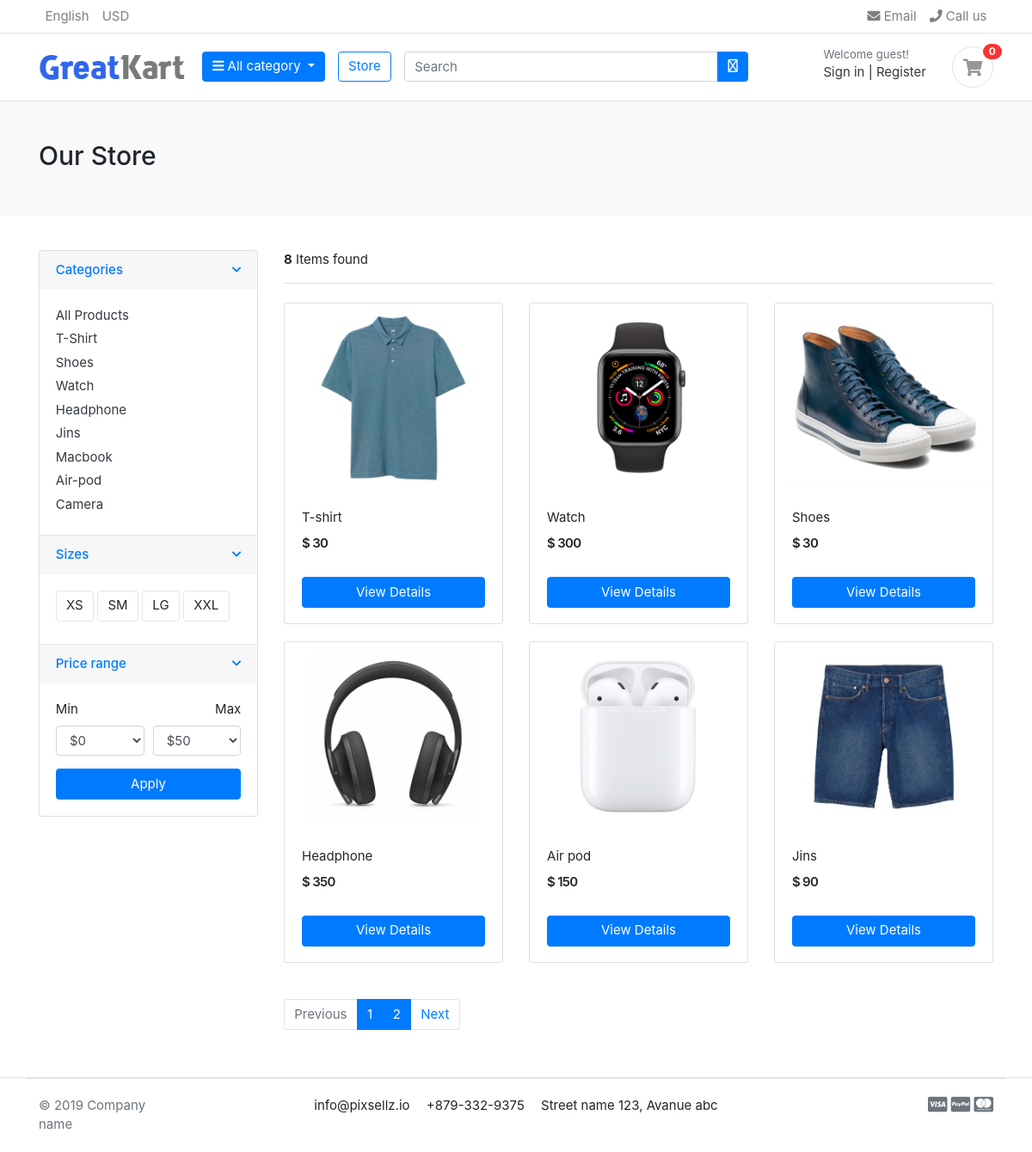
/store/, run on the app's committed database.
### category/models.py (models this page shows, shortened)
class Category(models.Model):
    category_name = models.CharField(max_length=50, unique=True)
    slug = models.SlugField(max_length=100, unique=True)
    description = models.TextField(max_length=225)
    category_image = models.ImageField(upload_to='photos/categories',blank=True)
    class Meta:
        verbose_name = 'category'
        verbose_name_plural = 'categories'
    def get_url(self):
        return reverse('products_by_category', args=[self.slug])

### store/models.py (models this page shows, shortened)
class Product(models.Model):
    product_name = models.CharField(max_length=200, unique=True)
    slug = models.SlugField(max_length=200, unique=True)
    description = models.TextField(max_length=500, blank=True)
    price = models.IntegerField()
    image = models.ImageField(upload_to='photos/product')
    stock = models.IntegerField()
    is_avilable = models.BooleanField(default=True)
    category = models.ForeignKey(Category, on_delete=models.CASCADE)
    created_date = models.DateTimeField(auto_now_add= True)
    modified_date = models.DateTimeField(auto_now=True)
    def get_url(self):
        return reverse('product_detail', args=[self.category.slug, self.slug])

### store/views.py (the view)
# urls.py: path('store/', include('store.urls')),
def store(request, category_slug=None):
    catogries = None
    products = None
    if category_slug != None:
        catogries = get_object_or_404(Category, slug = category_slug)
        products = Product.objects.all().filter(category = catogries, is_avilable = True)
        paginator = Paginator(products ,1)
        page = request.GET.get('page')
        page_products = paginator.get_page(page)
        product_count = products.count()
    else:
        products = Product.objects.all().filter(is_avilable = True).order_by('id')
        product_count = products.count()
        paginator = Paginator(products ,6)
        page = request.GET.get('page')
        page_products = paginator.get_page(page)
    context = {
        'products' : page_products,
        'product_count' : product_count
    }
    return render(request,'store/store.html', context)

### carts/context_processors.py (called while the page is built)
def counter(request):
    cart_count = 0
    if 'admin' in request.path:
        return()
    else:
        try:
            cart = Cart.objects.filter(cart_id = _cart_id(request))
            if request.user.is_authenticated:
                cart_items = CartItem.objects.filter(user=request.user)
            else:
                cart_items = CartItem.objects.filter(cart=cart[:1])
            for cart_item in cart_items:
                cart_count += cart_item.quantity
        except Cart.DoesNotExist:
            cart_count = 0
    return dict(cart_count=cart_count)

### carts/views.py (called while the page is built)
def _cart_id(request):
    cart = request.session.session_key
    if not cart:
        cart = request.session.create()
    return cart

### category/context_processors.py (called while the page is built)
def menu_links(request):
    links = Category.objects.all()
    return dict(links=links)

### templates/store/store.html (shortened to what this page needs)
{% extends "base.html" %}
{% block content %}
<section class="section-pagetop bg">
    <div class="container">
        {% if 'search' in request.path %}
            <h2 class="title-page">Search Result</h2>
        {% else %}
            <h2 class="title-page">Our Store</h2>
        {% endif %}
    </div>
    </section>
    <section class="section-content padding-y">
    <div class="container">
    <div class="row">
        <aside class="col-md-3">
    <div class="card">
        <article class="filter-group">
            <header class="card-header">
                <a href="#" data-toggle="collapse" data-target="#collapse_1" aria-expanded="true" class="">
                    <i class="icon-control fa fa-chevron-down"></i>
                    <h6 class="title">Categories</h6>
                </a>
            </header>
            <div class="filter-content collapse show" id="collapse_1" style="">
                <div class="card-body">
                    <ul class="list-menu">
                        <li><a href="{% url "store" %}">All Products</a></li>
                        {% for category in links %}
                            <li><a href="{{category.get_url}}">{{category.category_name}}</a></li>
                        {% endfor %}
                    </ul>
                </div>
            </div>
        </article>
        <article class="filter-group">
            <header class="card-header">
                <a href="#" data-toggle="collapse" data-target="#collapse_4" aria-expanded="true" class="">
                    <i class="icon-control fa fa-chevron-down"></i>
                    <h6 class="title">Sizes </h6>
                </a>
            </header>
            <div class="filter-content collapse show" id="collapse_4" style="">
                <div class="card-body">
                  <label class="checkbox-btn">
                    <span class="btn btn-light"> XS </span>
                  </label>
                  <label class="checkbox-btn">
                    <span class="btn btn-light"> SM </span>
                  </label>
                  <label class="checkbox-btn">
                    <span class="btn btn-light"> LG </span>
                  </label>
                  <label class="checkbox-btn">
                    <span class="btn btn-light"> XXL </span>
                  </label>
            </div>
            </div>
        </article>
        <article class="filter-group">
            <header class="card-header">
                <a href="#" data-toggle="collapse" data-target="#collapse_3" aria-expanded="true" class="">
                    <i class="icon-control fa fa-chevron-down"></i>
                    <h6 class="title">Price range </h6>
                </a>
            </header>
            <div class="filter-content collapse show" id="collapse_3" style="">
                <div class="card-body">
                    <div class="form-row">
                    <div class="form-group col-md-6">
                      <label>Min</label>
                          <select class="mr-2 form-control">
                            <option value="0">$0</option>
                        </select>
                    </div>
                    <div class="form-group text-right col-md-6">
                      <label>Max</label>
                          <select class="mr-2 form-control">
                            <option value="50">$50</option>
                        </select>
                    </div>
                    </div>
                    <button class="btn btn-block btn-primary">Apply</button>
                </div>
            </div>
        </article>
    </div>
        </aside>
        <main class="col-md-9">
    <header class="border-bottom mb-4 pb-3">
            <div class="form-inline">
                <span class="mr-md-auto"> <b>{{product_count}}</b> Items found </span>
            </div>
    </header>
    <div class="row">
        {% if products %}
            {% for product in products  %}
                <div class="col-md-4">
                    <figure class="card card-product-grid">
                        <div class="img-wrap">
                        <a href="{{product.get_url}}"><img src="{{product.image.url}}"></a>
                        </div>
                        <figcaption class="info-wrap">
                            <div class="fix-height">
                                <a href="{{product.get_url}}" class="title">{{product.product_name}}</a>
                                <div class="price-wrap mt-2">
                                    <span class="price">$ {{product.price}}</span>
                                </div>
                            </div>
                            <a href="{{product.get_url}}" class="btn btn-block btn-primary"> View Details </a>
                        </figcaption>
                    </figure>
                </div>
            {% endfor %}
        {% else %}
        <h2 class="text-center">No Result Found! Please try again</h2>
        {% endif %}
    </div>
    <nav class="mt-4" aria-label="Page navigation sample">
    {% if products.has_other_pages %}
      <ul class="pagination">
        {% if products.has_previous %}
            <li class="page-item"><a class="page-link" href="?page={{products.previous_page_number}}">Previous</a></li>
        {% else %}
        <li class="page-item disabled"><a class="page-link" href="#">Previous</a></li>
        {% endif %}
        {% for i in products.paginator.page_range  %}
            {% if product.number == 1 %}
            <li class="page-item active"><a class="page-link" href="#">{{i}}</a></li>
            {% else %}
            <li class="page-item active"><a class="page-link" href="?page={{i}}">{{i}}</a></li>
            {% endif %}
        {% endfor %}
        {% if products.has_next %}
            <li class="page-item"><a class="page-link" href="?page={{products.next_page_number}}">Next</a></li>
        {% else %}
            <li class="page-item disabled"><a class="page-link" href="">Next</a></li>
        {% endif %}
      </ul>
    {% endif %}
    </nav>
        </main>
    </div>
    </div>
    </section>
{% endblock content %}

### static/css/ui.css (style rules this page uses)
html { font-family: "Inter", sans-serif; font-size: 15px; }
.img-wrap { text-align: center; display: block; }
.img-wrap img { max-width: 100%; }
.price-wrap { letter-spacing: -0.7px; }
.padding-y { padding-top: 40px; padding-bottom: 40px; }
figure { margin-bottom: 0; }
article:after, .form-group:after { display: block; clear: both; content: ""; }
.bg { background-color: #f8f9fa; }
.title-page { color: #212529; }
.btn-light { background-color: #fff; border-color: #e4e4e4; }
[class*=list-] li:after { visibility: hidden; display: block; content: ""; overflow: hidden; height: 0; clear: both; }
.list-menu { list-style: none; margin: 0; padding-left: 0; }
.list-menu li { margin-bottom: 5px; }
.list-menu a { color: #343a40; }
[class*=card-product] a.title { color: #212529; display: block; }
[class*=card-product] .img-wrap { overflow: hidden; position: relative; }
[class*=card-product] .img-wrap img { height: 100%; max-width: 100%; width: auto; display: inline-block; -o-object-fit: cover; object-fit: cover; }
.card-product-grid { margin-bottom: 20px; }
.card-product-grid .img-wrap { border-radius: 0.2rem 0.2rem 0 0; height: 220px; }
.card-product-grid .info-wrap { overflow: hidden; padding: 18px 20px; }
.card-product-grid .fix-height { height: 80px; overflow: hidden; }
.card .img-wrap { overflow: hidden; }
.price { font-weight: 600; color: #212529; }
.icon-control { margin-top: 5px; float: right; font-size: 80%; }
.card-header .title { margin-bottom: 0; line-height: 1.5; }
.filter-group { border-bottom: 1px solid #e4e4e4; }
.filter-group .card-header { border-bottom: 0; }
.filter-group:last-child { border-bottom: 0; }
.checkbox-btn { position: relative; }
.section-pagetop { padding: 45px 0; }

### data on the page
Category: category_name "T-Shirt"
Category: category_name "Shoes"
Category: category_name "Watch"
Category: category_name "Headphone"
Category: category_name "Jins"
Category: category_name "Macbook"
Category: category_name "Air-pod"
Category: category_name "Camera"
Product: image (picture), product_name "T-shirt", price "30"
Product: image (picture), product_name "Watch", price "300"
Product: image (picture), product_name "Shoes", price "30"
Product: image (picture), product_name "Headphone", price "350"
Product: image (picture), product_name "Air pod", price "150"
Product: image (picture), product_name "Jins", price "90"

### other printed values
{{ cart_count }} "0"
{{ product_count }} "8"
{{ i }} "1" "2"
